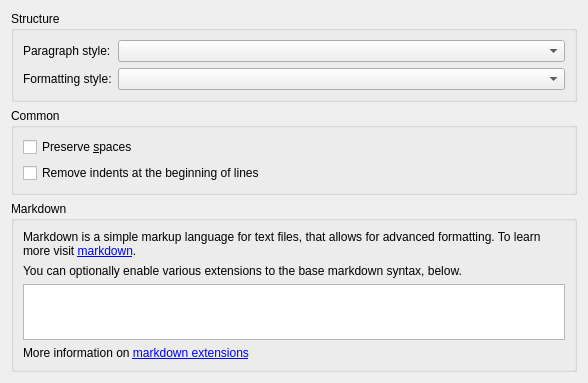
<?xml version="1.0" encoding="UTF-8"?>
<ui version="4.0">
 <class>Form</class>
 <widget class="QWidget" name="Form">
  <property name="geometry">
   <rect>
    <x>0</x>
    <y>0</y>
    <width>588</width>
    <height>378</height>
   </rect>
  </property>
  <property name="windowTitle">
   <string>Form</string>
  </property>
  <layout class="QVBoxLayout" name="verticalLayout_3">
   <item>
    <widget class="QGroupBox" name="groupBox_3">
     <property name="title">
      <string>Structure</string>
     </property>
     <layout class="QGridLayout" name="gridLayout">
      <item row="0" column="0">
       <widget class="QLabel" name="label_2">
        <property name="sizePolicy">
         <sizepolicy hsizetype="Minimum" vsizetype="Preferred">
          <horstretch>0</horstretch>
          <verstretch>0</verstretch>
         </sizepolicy>
        </property>
        <property name="text">
         <string>Paragraph style:</string>
        </property>
       </widget>
      </item>
      <item row="0" column="1">
       <widget class="QComboBox" name="opt_paragraph_type">
        <property name="sizePolicy">
         <sizepolicy hsizetype="Expanding" vsizetype="Fixed">
          <horstretch>0</horstretch>
          <verstretch>0</verstretch>
         </sizepolicy>
        </property>
       </widget>
      </item>
      <item row="1" column="0">
       <widget class="QLabel" name="label_3">
        <property name="sizePolicy">
         <sizepolicy hsizetype="Minimum" vsizetype="Preferred">
          <horstretch>0</horstretch>
          <verstretch>0</verstretch>
         </sizepolicy>
        </property>
        <property name="text">
         <string>Formatting style:</string>
        </property>
       </widget>
      </item>
      <item row="1" column="1">
       <widget class="QComboBox" name="opt_formatting_type">
        <property name="sizePolicy">
         <sizepolicy hsizetype="Expanding" vsizetype="Fixed">
          <horstretch>0</horstretch>
          <verstretch>0</verstretch>
         </sizepolicy>
        </property>
       </widget>
      </item>
     </layout>
    </widget>
   </item>
   <item>
    <widget class="QGroupBox" name="groupBox_2">
     <property name="title">
      <string>Common</string>
     </property>
     <layout class="QVBoxLayout" name="verticalLayout_2">
      <item>
       <widget class="QCheckBox" name="opt_preserve_spaces">
        <property name="text">
         <string>Preserve &amp;spaces</string>
        </property>
       </widget>
      </item>
      <item>
       <widget class="QCheckBox" name="opt_txt_in_remove_indents">
        <property name="text">
         <string>Remove indents at the beginning of lines</string>
        </property>
       </widget>
      </item>
     </layout>
    </widget>
   </item>
   <item>
    <widget class="QGroupBox" name="markdown_box">
     <property name="title">
      <string>Markdown</string>
     </property>
     <layout class="QVBoxLayout" name="verticalLayout">
      <item>
       <widget class="QLabel" name="label">
        <property name="text">
         <string>&lt;p&gt;Markdown is a simple markup language for text files, that allows for advanced formatting. To learn more visit &lt;a href=&quot;http://daringfireball.net/projects/markdown&quot;&gt;markdown&lt;/a&gt;.</string>
        </property>
        <property name="wordWrap">
         <bool>true</bool>
        </property>
        <property name="openExternalLinks">
         <bool>true</bool>
        </property>
       </widget>
      </item>
      <item>
       <widget class="QLabel" name="label_4">
        <property name="text">
         <string>You can optionally enable various extensions to the base markdown syntax, below.</string>
        </property>
       </widget>
      </item>
      <item>
       <widget class="QListWidget" name="opt_markdown_extensions"/>
      </item>
      <item>
       <widget class="QLabel" name="label_5">
        <property name="text">
         <string>More information on &lt;a href=&quot;http://pythonhosted.org/Markdown/extensions/index.html&quot;&gt;markdown extensions&lt;/a&gt;</string>
        </property>
        <property name="openExternalLinks">
         <bool>true</bool>
        </property>
       </widget>
      </item>
     </layout>
    </widget>
   </item>
  </layout>
 </widget>
 <resources/>
 <connections/>
</ui>
